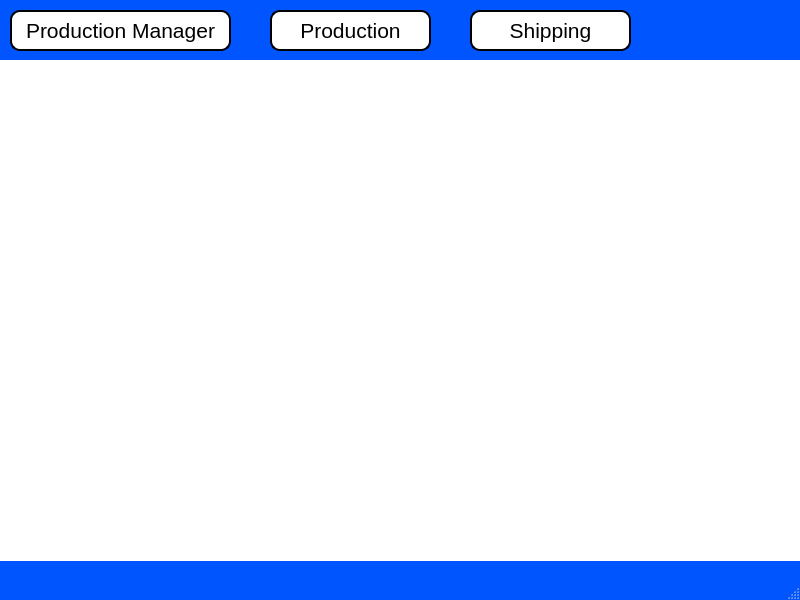
<?xml version="1.0" encoding="UTF-8"?>
<ui version="4.0">
 <class>MainWindow</class>
 <widget class="QMainWindow" name="MainWindow">
  <property name="geometry">
   <rect>
    <x>0</x>
    <y>0</y>
    <width>800</width>
    <height>600</height>
   </rect>
  </property>
  <property name="palette">
   <palette>
    <active>
     <colorrole role="WindowText">
      <brush brushstyle="SolidPattern">
       <color alpha="255">
        <red>0</red>
        <green>0</green>
        <blue>0</blue>
       </color>
      </brush>
     </colorrole>
     <colorrole role="Button">
      <brush brushstyle="SolidPattern">
       <color alpha="255">
        <red>0</red>
        <green>85</green>
        <blue>255</blue>
       </color>
      </brush>
     </colorrole>
     <colorrole role="Light">
      <brush brushstyle="SolidPattern">
       <color alpha="255">
        <red>127</red>
        <green>170</green>
        <blue>255</blue>
       </color>
      </brush>
     </colorrole>
     <colorrole role="Midlight">
      <brush brushstyle="SolidPattern">
       <color alpha="255">
        <red>63</red>
        <green>127</green>
        <blue>255</blue>
       </color>
      </brush>
     </colorrole>
     <colorrole role="Dark">
      <brush brushstyle="SolidPattern">
       <color alpha="255">
        <red>0</red>
        <green>42</green>
        <blue>127</blue>
       </color>
      </brush>
     </colorrole>
     <colorrole role="Mid">
      <brush brushstyle="SolidPattern">
       <color alpha="255">
        <red>0</red>
        <green>56</green>
        <blue>170</blue>
       </color>
      </brush>
     </colorrole>
     <colorrole role="Text">
      <brush brushstyle="SolidPattern">
       <color alpha="255">
        <red>0</red>
        <green>0</green>
        <blue>0</blue>
       </color>
      </brush>
     </colorrole>
     <colorrole role="BrightText">
      <brush brushstyle="SolidPattern">
       <color alpha="255">
        <red>255</red>
        <green>255</green>
        <blue>255</blue>
       </color>
      </brush>
     </colorrole>
     <colorrole role="ButtonText">
      <brush brushstyle="SolidPattern">
       <color alpha="255">
        <red>0</red>
        <green>0</green>
        <blue>0</blue>
       </color>
      </brush>
     </colorrole>
     <colorrole role="Base">
      <brush brushstyle="SolidPattern">
       <color alpha="255">
        <red>255</red>
        <green>255</green>
        <blue>255</blue>
       </color>
      </brush>
     </colorrole>
     <colorrole role="Window">
      <brush brushstyle="SolidPattern">
       <color alpha="255">
        <red>0</red>
        <green>85</green>
        <blue>255</blue>
       </color>
      </brush>
     </colorrole>
     <colorrole role="Shadow">
      <brush brushstyle="SolidPattern">
       <color alpha="255">
        <red>0</red>
        <green>0</green>
        <blue>0</blue>
       </color>
      </brush>
     </colorrole>
     <colorrole role="AlternateBase">
      <brush brushstyle="SolidPattern">
       <color alpha="255">
        <red>127</red>
        <green>170</green>
        <blue>255</blue>
       </color>
      </brush>
     </colorrole>
     <colorrole role="ToolTipBase">
      <brush brushstyle="SolidPattern">
       <color alpha="255">
        <red>255</red>
        <green>255</green>
        <blue>220</blue>
       </color>
      </brush>
     </colorrole>
     <colorrole role="ToolTipText">
      <brush brushstyle="SolidPattern">
       <color alpha="255">
        <red>0</red>
        <green>0</green>
        <blue>0</blue>
       </color>
      </brush>
     </colorrole>
    </active>
    <inactive>
     <colorrole role="WindowText">
      <brush brushstyle="SolidPattern">
       <color alpha="255">
        <red>0</red>
        <green>0</green>
        <blue>0</blue>
       </color>
      </brush>
     </colorrole>
     <colorrole role="Button">
      <brush brushstyle="SolidPattern">
       <color alpha="255">
        <red>0</red>
        <green>85</green>
        <blue>255</blue>
       </color>
      </brush>
     </colorrole>
     <colorrole role="Light">
      <brush brushstyle="SolidPattern">
       <color alpha="255">
        <red>127</red>
        <green>170</green>
        <blue>255</blue>
       </color>
      </brush>
     </colorrole>
     <colorrole role="Midlight">
      <brush brushstyle="SolidPattern">
       <color alpha="255">
        <red>63</red>
        <green>127</green>
        <blue>255</blue>
       </color>
      </brush>
     </colorrole>
     <colorrole role="Dark">
      <brush brushstyle="SolidPattern">
       <color alpha="255">
        <red>0</red>
        <green>42</green>
        <blue>127</blue>
       </color>
      </brush>
     </colorrole>
     <colorrole role="Mid">
      <brush brushstyle="SolidPattern">
       <color alpha="255">
        <red>0</red>
        <green>56</green>
        <blue>170</blue>
       </color>
      </brush>
     </colorrole>
     <colorrole role="Text">
      <brush brushstyle="SolidPattern">
       <color alpha="255">
        <red>0</red>
        <green>0</green>
        <blue>0</blue>
       </color>
      </brush>
     </colorrole>
     <colorrole role="BrightText">
      <brush brushstyle="SolidPattern">
       <color alpha="255">
        <red>255</red>
        <green>255</green>
        <blue>255</blue>
       </color>
      </brush>
     </colorrole>
     <colorrole role="ButtonText">
      <brush brushstyle="SolidPattern">
       <color alpha="255">
        <red>0</red>
        <green>0</green>
        <blue>0</blue>
       </color>
      </brush>
     </colorrole>
     <colorrole role="Base">
      <brush brushstyle="SolidPattern">
       <color alpha="255">
        <red>255</red>
        <green>255</green>
        <blue>255</blue>
       </color>
      </brush>
     </colorrole>
     <colorrole role="Window">
      <brush brushstyle="SolidPattern">
       <color alpha="255">
        <red>0</red>
        <green>85</green>
        <blue>255</blue>
       </color>
      </brush>
     </colorrole>
     <colorrole role="Shadow">
      <brush brushstyle="SolidPattern">
       <color alpha="255">
        <red>0</red>
        <green>0</green>
        <blue>0</blue>
       </color>
      </brush>
     </colorrole>
     <colorrole role="AlternateBase">
      <brush brushstyle="SolidPattern">
       <color alpha="255">
        <red>127</red>
        <green>170</green>
        <blue>255</blue>
       </color>
      </brush>
     </colorrole>
     <colorrole role="ToolTipBase">
      <brush brushstyle="SolidPattern">
       <color alpha="255">
        <red>255</red>
        <green>255</green>
        <blue>220</blue>
       </color>
      </brush>
     </colorrole>
     <colorrole role="ToolTipText">
      <brush brushstyle="SolidPattern">
       <color alpha="255">
        <red>0</red>
        <green>0</green>
        <blue>0</blue>
       </color>
      </brush>
     </colorrole>
    </inactive>
    <disabled>
     <colorrole role="WindowText">
      <brush brushstyle="SolidPattern">
       <color alpha="255">
        <red>0</red>
        <green>42</green>
        <blue>127</blue>
       </color>
      </brush>
     </colorrole>
     <colorrole role="Button">
      <brush brushstyle="SolidPattern">
       <color alpha="255">
        <red>0</red>
        <green>85</green>
        <blue>255</blue>
       </color>
      </brush>
     </colorrole>
     <colorrole role="Light">
      <brush brushstyle="SolidPattern">
       <color alpha="255">
        <red>127</red>
        <green>170</green>
        <blue>255</blue>
       </color>
      </brush>
     </colorrole>
     <colorrole role="Midlight">
      <brush brushstyle="SolidPattern">
       <color alpha="255">
        <red>63</red>
        <green>127</green>
        <blue>255</blue>
       </color>
      </brush>
     </colorrole>
     <colorrole role="Dark">
      <brush brushstyle="SolidPattern">
       <color alpha="255">
        <red>0</red>
        <green>42</green>
        <blue>127</blue>
       </color>
      </brush>
     </colorrole>
     <colorrole role="Mid">
      <brush brushstyle="SolidPattern">
       <color alpha="255">
        <red>0</red>
        <green>56</green>
        <blue>170</blue>
       </color>
      </brush>
     </colorrole>
     <colorrole role="Text">
      <brush brushstyle="SolidPattern">
       <color alpha="255">
        <red>0</red>
        <green>42</green>
        <blue>127</blue>
       </color>
      </brush>
     </colorrole>
     <colorrole role="BrightText">
      <brush brushstyle="SolidPattern">
       <color alpha="255">
        <red>255</red>
        <green>255</green>
        <blue>255</blue>
       </color>
      </brush>
     </colorrole>
     <colorrole role="ButtonText">
      <brush brushstyle="SolidPattern">
       <color alpha="255">
        <red>0</red>
        <green>42</green>
        <blue>127</blue>
       </color>
      </brush>
     </colorrole>
     <colorrole role="Base">
      <brush brushstyle="SolidPattern">
       <color alpha="255">
        <red>0</red>
        <green>85</green>
        <blue>255</blue>
       </color>
      </brush>
     </colorrole>
     <colorrole role="Window">
      <brush brushstyle="SolidPattern">
       <color alpha="255">
        <red>0</red>
        <green>85</green>
        <blue>255</blue>
       </color>
      </brush>
     </colorrole>
     <colorrole role="Shadow">
      <brush brushstyle="SolidPattern">
       <color alpha="255">
        <red>0</red>
        <green>0</green>
        <blue>0</blue>
       </color>
      </brush>
     </colorrole>
     <colorrole role="AlternateBase">
      <brush brushstyle="SolidPattern">
       <color alpha="255">
        <red>0</red>
        <green>85</green>
        <blue>255</blue>
       </color>
      </brush>
     </colorrole>
     <colorrole role="ToolTipBase">
      <brush brushstyle="SolidPattern">
       <color alpha="255">
        <red>255</red>
        <green>255</green>
        <blue>220</blue>
       </color>
      </brush>
     </colorrole>
     <colorrole role="ToolTipText">
      <brush brushstyle="SolidPattern">
       <color alpha="255">
        <red>0</red>
        <green>0</green>
        <blue>0</blue>
       </color>
      </brush>
     </colorrole>
    </disabled>
   </palette>
  </property>
  <property name="windowTitle">
   <string>MainWindow</string>
  </property>
  <widget class="QWidget" name="centralwidget">
   <widget class="QPushButton" name="Product_Button">
    <property name="geometry">
     <rect>
      <x>270</x>
      <y>10</y>
      <width>161</width>
      <height>41</height>
     </rect>
    </property>
    <property name="font">
     <font>
      <pointsize>16</pointsize>
     </font>
    </property>
    <property name="styleSheet">
     <string notr="true">QPushButton{background-color: white;
border: 2px solid black;
border-radius: 10px;}
QPushButton:hover{background-color:rgb(85, 255, 255);
border: 2px solidrgb(85, 255, 255);
}</string>
    </property>
    <property name="text">
     <string>Production</string>
    </property>
    <property name="autoDefault">
     <bool>false</bool>
    </property>
   </widget>
   <widget class="QPushButton" name="Prod_mgr_Button">
    <property name="geometry">
     <rect>
      <x>10</x>
      <y>10</y>
      <width>221</width>
      <height>41</height>
     </rect>
    </property>
    <property name="font">
     <font>
      <pointsize>16</pointsize>
     </font>
    </property>
    <property name="styleSheet">
     <string notr="true">QPushButton{background-color: white;
border: 2px solid black;
border-radius: 10px;}
QPushButton:hover{background-color:rgb(85, 255, 255);
border: 2px solidrgb(85, 255, 255);
}</string>
    </property>
    <property name="text">
     <string>Production Manager</string>
    </property>
    <property name="autoDefault">
     <bool>false</bool>
    </property>
   </widget>
   <widget class="QPushButton" name="Shipping_Button">
    <property name="geometry">
     <rect>
      <x>470</x>
      <y>10</y>
      <width>161</width>
      <height>41</height>
     </rect>
    </property>
    <property name="font">
     <font>
      <pointsize>16</pointsize>
     </font>
    </property>
    <property name="styleSheet">
     <string notr="true">QPushButton{background-color: white;
border: 2px solid black;
border-radius: 10px;}
QPushButton:hover{background-color:rgb(85, 255, 255);
border: 2px solidrgb(85, 255, 255);
}</string>
    </property>
    <property name="text">
     <string>Shipping</string>
    </property>
    <property name="autoDefault">
     <bool>false</bool>
    </property>
   </widget>
   <widget class="QLabel" name="label">
    <property name="geometry">
     <rect>
      <x>0</x>
      <y>60</y>
      <width>801</width>
      <height>501</height>
     </rect>
    </property>
    <property name="styleSheet">
     <string notr="true">background-image: url('C:/source/pythonQSG/PyQt6 Apps/images/pharmamfg.png');
background-repeat: no-repeat;
background-position: center;
background-attachment: fixed;
background-color: white; /* Fallback color */</string>
    </property>
    <property name="text">
     <string/>
    </property>
   </widget>
   <zorder>label</zorder>
   <zorder>Product_Button</zorder>
   <zorder>Prod_mgr_Button</zorder>
   <zorder>Shipping_Button</zorder>
  </widget>
  <widget class="QMenuBar" name="menubar">
   <property name="geometry">
    <rect>
     <x>0</x>
     <y>0</y>
     <width>800</width>
     <height>21</height>
    </rect>
   </property>
  </widget>
  <widget class="QStatusBar" name="statusbar"/>
 </widget>
 <resources/>
 <connections/>
</ui>
